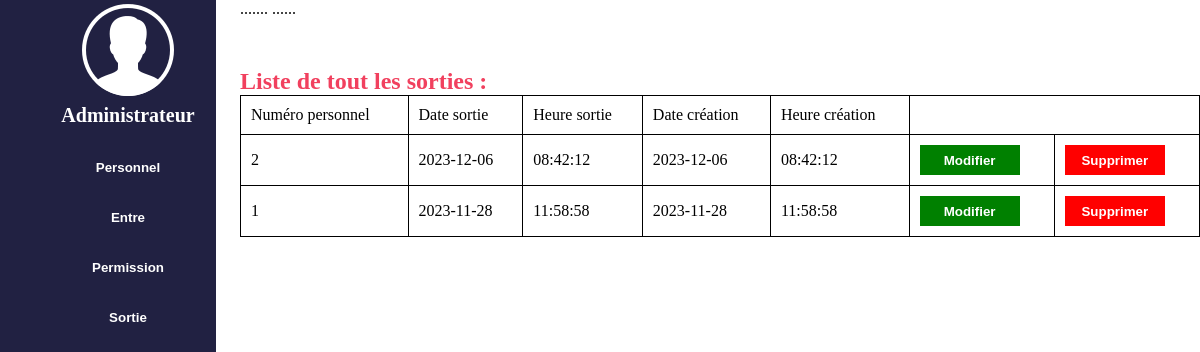
Screenshot of /Admin/sortie/liste.php with the database file from the repository.
### tables this page shows
CREATE TABLE IF NOT EXISTS `sortie` (
  `id_sortie` int NOT NULL AUTO_INCREMENT,
  `numero_personnel` int NOT NULL,
  `date_sortie` date DEFAULT NULL,
  `heure_sortie` time DEFAULT NULL,
  `date_creation` date NOT NULL,
  `heure_creaction` time NOT NULL,
  PRIMARY KEY (`id_sortie`,`numero_personnel`)
);

### Admin/sortie/liste.php (the view, shortened to what this page needs)
<!DOCTYPE html>
<html lang="en">
<head>
    <link rel="stylesheet" href="style.css">
</head>
<body>
    <nav>
        <ul>
            <li>
                <center><img src="admin.png" alt="Admin"><p>Administrateur</p></center>
            </li>
            <li>
                <a href="http://localhost/amelioration/Admin/personnel/liste_personnel.php">
                    <button>Personnel</button>
                </a>
            </li>
            <li>
                <a href="http://localhost/amelioration/Admin/entre/liste.php">
                    <button>Entre</button>
                </a>
            </li>
            <li>
                <a href="http://localhost/amelioration/Admin/permission/liste.php">
                    <button>Permission</button>
                </a>
            </li>
            <li>
                <a href="http://localhost/amelioration/Admin/sortie/liste.php">
                    <button>Sortie</button>
                </a>
            </li>
        </ul>
    </nav>
<div class="corp">
    <?php
        $db = mysqli_connect('localhost', 'root', '','amelioration_stage') or die('could not connect to database');
        $requete=mysqli_query($db,"SELECT numero_personnel,nom,prenom,poste,numero_telephone,email FROM personnel WHERE numero_personnel IN (SELECT personnel.numero_personnel FROM personnel JOIN entre ON(personnel.numero_personnel = entre.numero_personnel) WHERE entre.date_entre=CURRENT_DATE()) AND numero_personnel NOT IN (SELECT personnel.numero_personnel FROM personnel JOIN sortie ON(personnel.numero_personnel = sortie.numero_personnel) WHERE sortie.date_sortie=CURRENT_DATE())");
        if(mysqli_num_rows($requete)==0)
        {
            echo ".......";
        }
    ?>
    <?php
        $db = mysqli_connect('localhost', 'root', '','amelioration_stage') or die('could not connect to database');
        $requete=mysqli_query($db,"SELECT * FROM sortie WHERE date_sortie=CURRENT_DATE()");
        if(mysqli_num_rows($requete)==0)
        {
            echo "......";
        }
    ?></table>
    <?php
        $db = mysqli_connect('localhost', 'root', '','amelioration_stage') or die('could not connect to database');
        $requete=mysqli_query($db,"SELECT * FROM sortie");
        if(mysqli_num_rows($requete)==0)
        {
            echo ".......";
        }
        else
        {
            ?><h2>Liste de tout les sorties :</h2>
            <table>
                <tr>
                    <td>Numéro personnel</td>
                    <td>Date sortie</td>
                    <td>Heure sortie</td>
                    <td>Date création</td>
                    <td>Heure création</td>
                </tr><?php
            while($row = mysqli_fetch_assoc($requete))
            {
                ?><tr>
                    <td><?=$row['numero_personnel']?></td>
                    <td><?=$row['date_sortie']?></td>
                    <td><?=$row['heure_sortie']?></td>
                    <td><?=$row['date_creation']?></td>
                    <td><?=$row['heure_creaction']?></td>
                    <td><a href="modifier.php?id=<?=$row['id_sortie']?>"><button id="button1">Modifier</button></a></td>
                    <td><a href="supprimer.php?id=<?=$row['id_sortie']?>"><button id="button2">Supprimer</button></a></td>
                    </tr><?php
            }
        }
    ?></table></div>
</body>
</html>

### Admin/sortie/style.css (style rules this page uses)
* { margin: 0; }
nav { width: 18%; background-color: rgba(7, 7, 44, 0.894); height: 100vh; position: fixed; }
nav ul li { list-style: none; display: block; }
nav ul li a button { background-color: rgba(42, 2, 42, 0); width: 100%; height: 50px; font-weight: bolder; color: white; border: none; }
table { width: 100%; }
table,th,td { border: 1px solid black; border-collapse: collapse; padding: 10px; }
.corp { margin-left: 20%; }
#button1 { background-color: green; }
#button2 { background-color: red; }
#button1,#button2,#button3 { border: none; width: 100px; height: 30px; font-weight: 550; color: white; }
h2 { margin-top: 50px; color: rgb(241, 64, 94); }

### Admin/sortie/liste.php (style rules this page uses)
p { font-weight:bold; color:white; font-size:20px; margin-bottom:15px }

### rows the page displays
sortie: numero_personnel "2", date_sortie "2023-12-06", heure_sortie "08:42:12", date_creation "2023-12-06", heure_creaction "08:42:12"
sortie: numero_personnel "1", date_sortie "2023-11-28", heure_sortie "11:58:58", date_creation "2023-11-28", heure_creaction "11:58:58"
